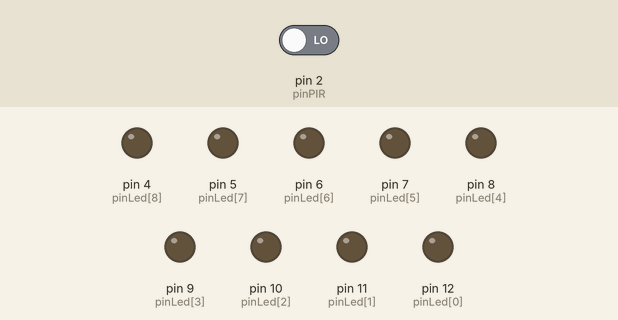
The sketch below on a simulated Arduino Uno, built with avr-gcc and run on an emulated ATmega328P. On the bench: output pins drawn as LEDs (lit = HIGH). The inputs (shaded band) are chosen by the test bench; at power-on: pin 2 (pinPIR) LOW.

Above: at 1.2 s.
1.3 s: pin 2 (pinPIR) driven HIGH
At 2.5 s:
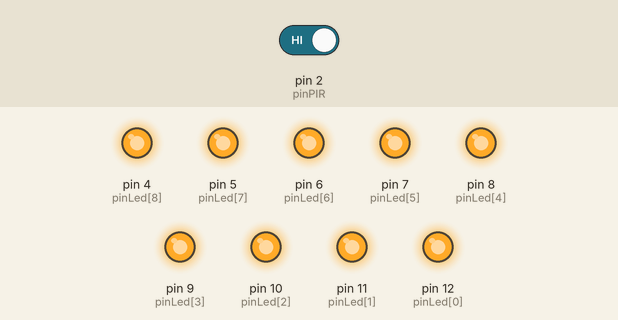
2.8 s: pin 2 (pinPIR) driven LOW
At 3.7 s:
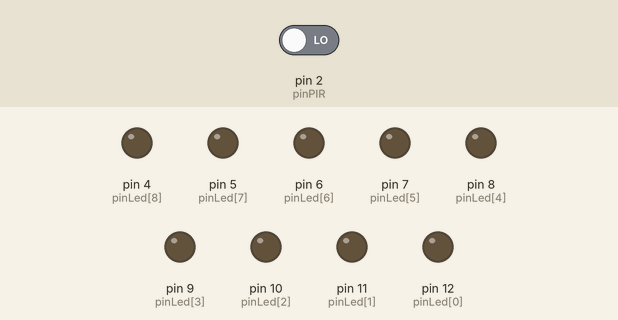
Timing chart, 0 to 5.8 s (numbered marks = the images above; inputs shaded):
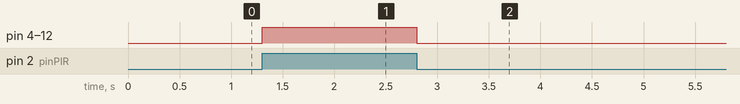

Measured:
- after the input at 1.3 s, pin 4 (pinLed[8]), pin 5 (pinLed[7]), pin 6 (pinLed[6]), pin 7 (pinLed[5]), pin 8 (pinLed[4]), pin 9 (pinLed[3]), pin 10 (pinLed[2]), pin 11 (pinLed[1]), pin 12 (pinLed[0]): LOW → HIGH at once
- after the input at 2.8 s, pin 4 (pinLed[8]), pin 5 (pinLed[7]), pin 6 (pinLed[6]), pin 7 (pinLed[5]), pin 8 (pinLed[4]), pin 9 (pinLed[3]), pin 10 (pinLed[2]), pin 11 (pinLed[1]), pin 12 (pinLed[0]): HIGH → LOW at once

The sketch:

sensor_de_presen_a_com_leds.ino
```cpp
#define pinPIR 2
int pinLed[9] = {12,11,10,9,8,7,6,5,4};
int x;

void setup() {
  // put your setup code here, to run once:
  for(x = 0; x < 9; x++){
     pinMode(pinLed[x], OUTPUT);
  }
  pinMode(pinPIR, INPUT);
  Serial.begin(9600);
}

void loop() {
  // put your main code here, to run repeatedly:

  bool valorPIR = false;
  valorPIR = digitalRead(pinPIR);

  for(x = 0; x < 9; x++){
    if (valorPIR){
      digitalWrite(pinLed[x], HIGH);
    }else{
      digitalWrite(pinLed[x], LOW);
    }
  }

}
```
